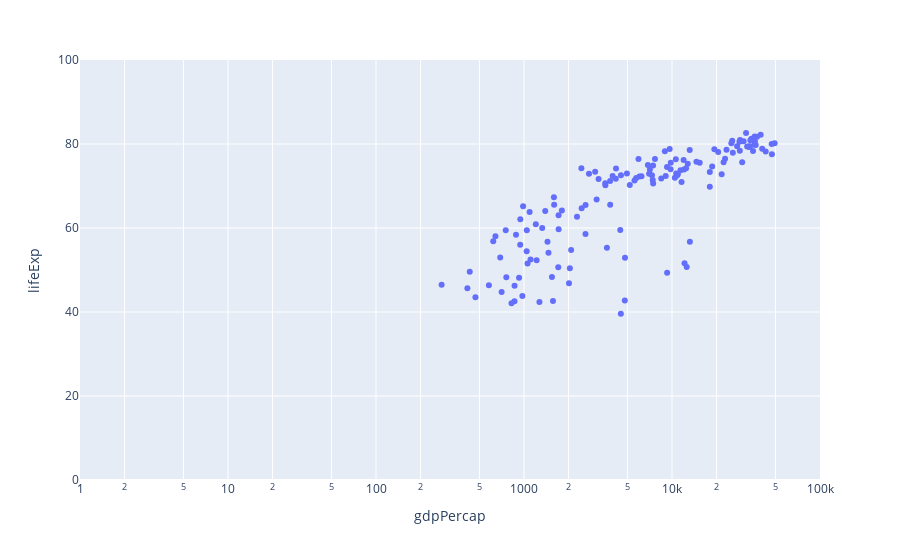

Notebook cell for this chart:
### Markdown cell above
**Scientific Charts<a class="anchor" id="four-five-three"></a>**

 You can also visualize data in scientific charts like log plots, heatmaps and contour plots.

### Code cell
import plotly.express as px
df = px.data.gapminder().query("year == 2007")

figure = px.scatter(df, x="gdpPercap", y="lifeExp", hover_name="country",
                 log_x=True, range_x=[1,100000], range_y=[0,100])
figure.show()

### Figure 1 — Plotly figure (JSON) as saved in the notebook; plotly's stock layout.template omitted (floating-point values rounded to 4 significant figures; data arrays with more than 128 entries replaced by an {"elided": "..."} marker saying what was removed)
{"data": [{"hovertemplate": "<b>%{hovertext}</b><br><br>gdpPercap=%{x}<br>lifeExp=%{y}<extra></extra>", "hovertext": {"elided": "142 str values"}, "legendgroup": "", "marker": {"color": "#636efa", "symbol": "circle"}, "mode": "markers", "name": "", "orientation": "v", "showlegend": false, "type": "scatter", "x": {"elided": "142 float values"}, "xaxis": "x", "y": {"elided": "142 float values"}, "yaxis": "y"}], "layout": {"legend": {"tracegroupgap": 0}, "margin": {"t": 60}, "xaxis": {"anchor": "y", "domain": [0, 1], "range": [0, 5], "title": {"text": "gdpPercap"}, "type": "log"}, "yaxis": {"anchor": "x", "domain": [0, 1], "range": [0, 100], "title": {"text": "lifeExp"}}}}
